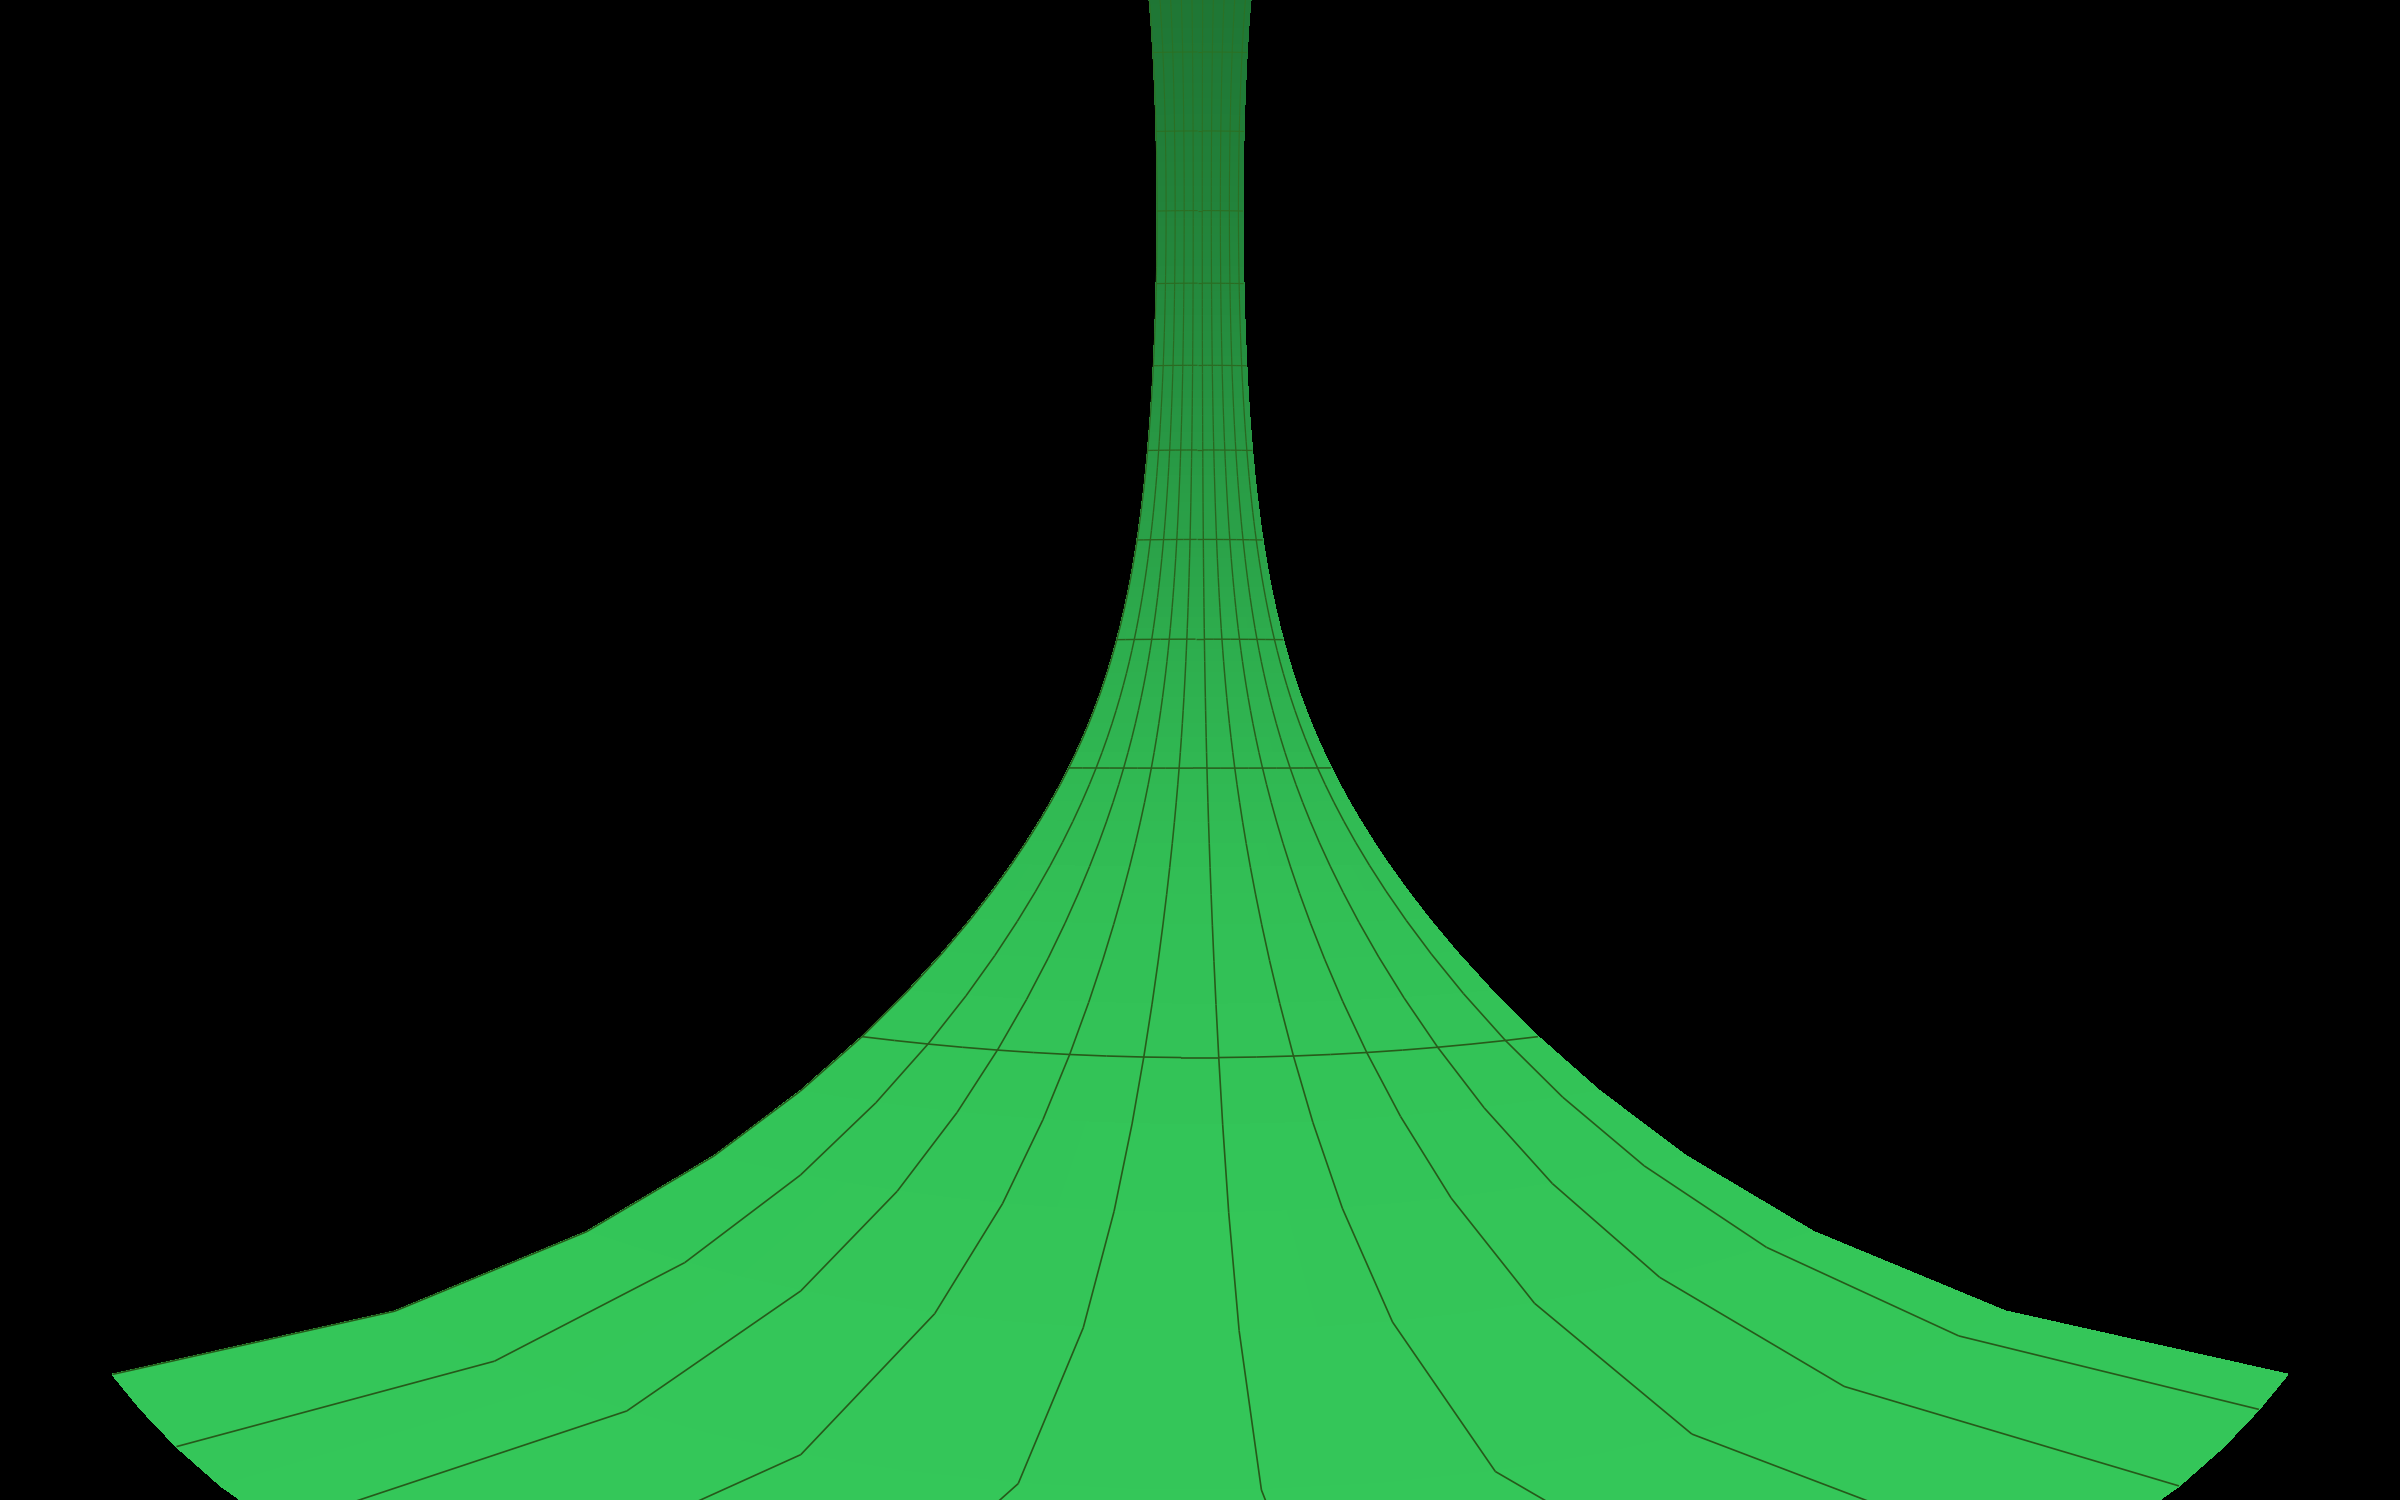

The Python source for this figure:
import numpy as np
import matplotlib.pyplot as plt
from matplotlib.collections import PolyCollection
from matplotlib.colors import Normalize
from matplotlib import cm

# --- Cylinder geometry ---
# Axis along X (horizontal). Viewer at origin, looking along +Y.
# Wall curves up/down (Z) and wraps left/right (via angle).
radius = 4.0
width = 0.4  # ribbon width along X axis

# Dense mesh for smooth curvature, sparse grid for visible lines
n_theta = 300
n_x = 20
theta = np.linspace(0, 2 * np.pi, n_theta)
xs = np.linspace(-width / 2, width / 2, n_x)

# Sparse grid line intervals (every Nth mesh line is visible)
theta_grid_step = 10  # ~30 visible axial (cross-ribbon) lines
x_grid_step = 2        # ~10 visible lengthwise (along-ribbon) lines

# Camera translated up (positive Z) toward the top of the ribbon,
# still looking along +Y. This puts the nearby ribbon surface close
# overhead and shows it receding downward into the distance.
cam = np.array([0.0, 0.0, -0.9375 * radius])
fov_h = 160  # degrees horizontal
fov_v = 120  # degrees vertical
img_w, img_h = 1600, 1000

# Project a 3D point to screen (spherical projection for wide FOV)
def project(p):
    d = p - cam
    # azimuth (horizontal angle from +Y axis, in XY plane)
    az = np.arctan2(d[0], d[1])  # left-right
    # elevation (vertical angle from XY plane)
    el = np.arctan2(d[2], np.sqrt(d[0]**2 + d[1]**2))  # up-down
    # Map to pixel coordinates
    px = (az / np.radians(fov_h / 2) * 0.5 + 0.5) * img_w
    py = (0.5 - el / np.radians(fov_v / 2) * 0.5) * img_h
    return px, py

# Build quad mesh on the cylinder and project each quad
quads = []
colors = []
depths = []

for i in range(n_x - 1):
    for j in range(n_theta - 1):
        # Four corners of the quad
        corners_3d = []
        for di, dj in [(0, 0), (1, 0), (1, 1), (0, 1)]:
            t = theta[j + dj]
            x = xs[i + di]
            y = radius * np.cos(t)
            z = radius * np.sin(t)
            corners_3d.append(np.array([x, y, z]))

        # Only render quads in front of camera (y > 0 for at least some corners)
        ys = [c[1] for c in corners_3d]
        if max(ys) < 0.05:
            continue

        # Project to 2D
        corners_2d = []
        valid = True
        for c in corners_3d:
            if c[1] < 0.01:
                valid = False
                break
            px, py = project(c)
            corners_2d.append([px, py])
        if not valid:
            continue

        quads.append(corners_2d)
        # Color by theta (angle around cylinder)
        avg_theta = (theta[j] + theta[j + 1]) / 2
        colors.append(avg_theta)
        # Depth = average distance
        avg_depth = np.mean([np.linalg.norm(c - cam) for c in corners_3d])
        depths.append(avg_depth)

# --- Fog / atmospheric attenuation ---
# Exponential falloff: brightness = exp(-fog_density * distance)
fog_density = 0.08
depths = np.array(depths)
min_depth = depths.min()
fog = np.exp(-fog_density * (depths - min_depth))  # 1.0 at nearest, fading toward 0

# Sort by depth (far first = painter's algorithm)
order = np.argsort(depths)[::-1]
quads = [quads[i] for i in order]
fog = fog[order]

# Base ribbon color — Apple systemGreen (#34C759)
ribbon_color = np.array([52, 199, 89]) / 255.0

# Face color: ribbon_color * fog, fading toward black
face_colors = [(*(ribbon_color * f),) for f in fog]

# --- Render ---
fig, ax = plt.subplots(figsize=(16, 10), facecolor='black')
ax.set_facecolor('black')

# Edge colors match faces to fill SVG anti-aliasing seams
poly = PolyCollection(quads, facecolors=face_colors, edgecolors=face_colors,
                      linewidths=0.3, antialiaseds=False, alpha=1.0)
ax.add_collection(poly)

# Grid line parameters
grid_base_color = np.array([0.15, 0.35, 0.1])  # dark green grid lines
grid_fog_strength = 0.3  # how much fog lightens the lines (0=none, 1=full)
grid_lw_near = 0.8    # linewidth at closest point
grid_lw_far = 0.01     # linewidth at farthest point

# Overlay sparse grid lines with per-segment fog (color + width)
from matplotlib.collections import LineCollection

def grid_fog_factor(p3d):
    """Return fog factor 0..1 (1=near, 0=far) for a 3D point."""
    d = np.linalg.norm(p3d - cam)
    return np.exp(-fog_density * (d - min_depth))

def draw_fogged_line(pts_2d, pts_3d):
    """Draw a polyline as individually colored and sized segments."""
    if len(pts_2d) < 2:
        return
    segments = []
    seg_colors = []
    seg_widths = []
    for k in range(len(pts_2d) - 1):
        segments.append([pts_2d[k], pts_2d[k + 1]])
        mid_3d = 0.5 * (pts_3d[k] + pts_3d[k + 1])
        f = grid_fog_factor(mid_3d)
        # Color: blend grid toward ribbon color as distance increases
        c = grid_base_color + grid_fog_strength * ribbon_color * (1.0 - f)
        seg_colors.append(tuple(np.clip(c, 0, 1)))
        # Width: interpolate between near and far
        w = grid_lw_far + (grid_lw_near - grid_lw_far) * f
        seg_widths.append(w)
    lc = LineCollection(segments, colors=seg_colors, linewidths=seg_widths)
    ax.add_collection(lc)

# Lengthwise lines (constant x, varying theta)
for i in range(0, n_x, x_grid_step):
    pts_2d, pts_3d = [], []
    for j in range(n_theta):
        t = theta[j]
        x = xs[i]
        y = radius * np.cos(t)
        z = radius * np.sin(t)
        p = np.array([x, y, z])
        if p[1] - cam[1] < 0.01:
            draw_fogged_line(pts_2d, pts_3d)
            pts_2d, pts_3d = [], []
            continue
        px, py = project(p)
        pts_2d.append([px, py])
        pts_3d.append(p)
    draw_fogged_line(pts_2d, pts_3d)

# Cross-ribbon lines (constant theta, varying x)
for j in range(0, n_theta, theta_grid_step):
    pts_2d, pts_3d = [], []
    for i in range(n_x):
        t = theta[j]
        x = xs[i]
        y = radius * np.cos(t)
        z = radius * np.sin(t)
        p = np.array([x, y, z])
        if p[1] - cam[1] < 0.01:
            continue
        px, py = project(p)
        pts_2d.append([px, py])
        pts_3d.append(p)
    draw_fogged_line(pts_2d, pts_3d)


ax.set_xlim(0, img_w)
ax.set_ylim(img_h, 0)
ax.set_aspect('equal')
ax.axis('off')

plt.tight_layout(pad=0)
plt.savefig('/Users/glangmead/proj/themusic/docs/ribbon_plot.png',
            dpi=150, facecolor='black', bbox_inches='tight', pad_inches=0)
plt.savefig('/Users/glangmead/proj/themusic/docs/ribbon_plot.svg',
            facecolor='none', transparent=True, bbox_inches='tight', pad_inches=0)
print("Done")
